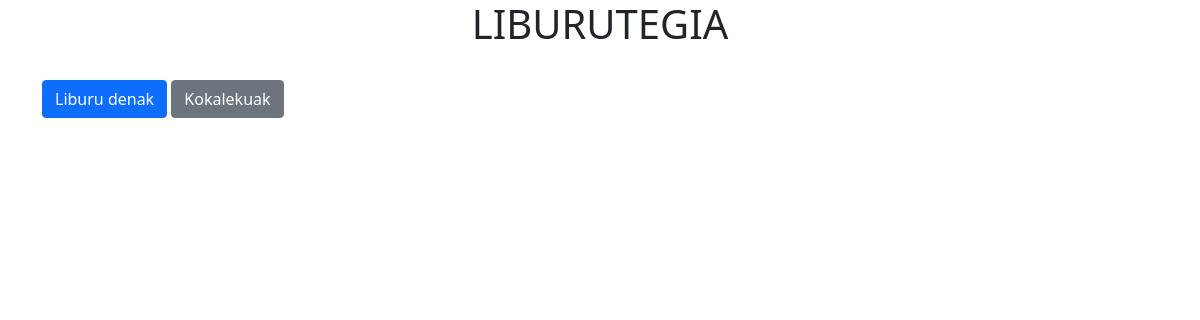
/liburutegia/, run on an earlier commit of the app's database.
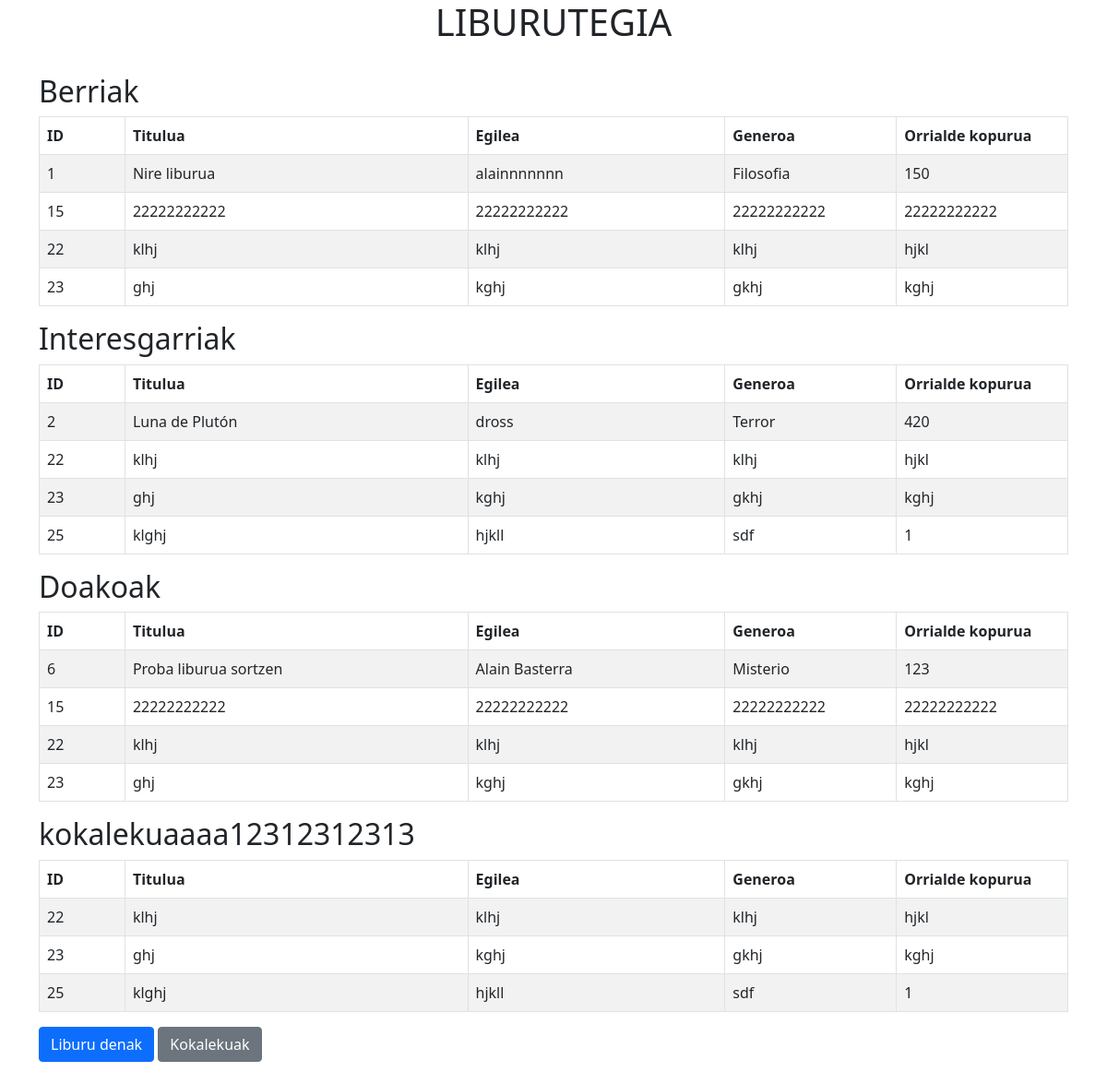
And on a later commit of the database.
### liburutegia/models.py (models this page shows, shortened)
class Kokalekua(models.Model):
    izena = models.CharField(max_length=250)
    pisua = models.CharField(max_length=2)
    sortua = models.DateTimeField(auto_now_add=True)

class Liburua(models.Model):
    titulua = models.CharField(max_length=250)
    egilea = models.CharField(max_length=50)
    orrialde_kopurua = models.CharField(max_length=6)
    generoa = models.CharField(max_length=100)

### liburutegia/views.py (the view)
# urls.py: path('', views.index, name='index'),
def index(request): #Kokalekuetan banatuta
    kokalekuak = Kokalekua.objects.all()
    data = []
    for kokalekua in kokalekuak:
        liburuak_kokalekuan = Liburua.objects.filter(liburukokalekua__kokalekua=kokalekua)
        data.append({
            'kokalekua': kokalekua,
            'liburuak': liburuak_kokalekuan,
        })
    return render(request, 'index.html', {'data': data})

### liburutegia/templates/index.html (shortened to what this page needs)
{% extends 'base.html' %}
{% block content %}
<div class="container">
    {% for datuak in data %}
    <h2>{{ datuak.kokalekua.izena }}</h2>
    <table class="table table-bordered table-striped">
        <thead>
        <tr>
            <th class="col-1">ID</th>
            <th class="col-4">Titulua</th>
            <th class="col-3">Egilea</th>
            <th class="col-2">Generoa</th>
            <th class="col-2">Orrialde kopurua</th>
        </tr>
        </thead>
        <tbody>
        {% for liburu in datuak.liburuak %}
        <tr>
            <td class="col-1">{{ liburu.id }}</td>
            <td class="col-4">{{ liburu.titulua }}</td>
            <td class="col-3">{{ liburu.egilea }}</td>
            <td class="col-2">{{ liburu.generoa }}</td>
            <td class="col-2">{{ liburu.orrialde_kopurua }}</td>
        </tr>
        {% empty %}
        <tr>
            <td colspan="5">Ez dago libururik.</td>
        </tr>
        {% endfor %}
        </tbody>
    </table>
    {% endfor %}
    <div class="row">
        <div class="col-6">
            <a href="/liburudenak" class="btn btn-primary">Liburu denak</a>
            <a href="/kokalekuak" class="btn btn-secondary">Kokalekuak</a>
        </div>
        <div class="col-6">
        </div>
    </div>
</div>
{% endblock content %}

What changed in the data, as far as the page shows it:
added Kokalekua: kokalekua.izena "Berriak"
now on this page (row edited): Liburua: id "1", titulua "Nire liburua", egilea "alainnnnnnn", generoa "Filosofia", orrialde_kopurua "150", shown under "Berriak"
added Liburua: id "15", titulua "22222222222", egilea "22222222222", generoa "22222222222", orrialde_kopurua "22222222222"
added Liburua: id "22", titulua "klhj", egilea "klhj", generoa "klhj", orrialde_kopurua "hjkl"
added Liburua: id "23", titulua "ghj", egilea "kghj", generoa "gkhj", orrialde_kopurua "kghj"
added Kokalekua: kokalekua.izena "Interesgarriak"
now on this page (row unchanged): Liburua: id "2", titulua "Luna de Plutón", egilea "dross", generoa "Terror", orrialde_kopurua "420", shown under "Interesgarriak"
added Liburua: id "25", titulua "klghj", egilea "hjkll", generoa "sdf", orrialde_kopurua "1"
added Kokalekua: kokalekua.izena "Doakoak"
added Liburua: id "6", titulua "Proba liburua sortzen", egilea "Alain Basterra", generoa "Misterio", orrialde_kopurua "123", shown under "Doakoak"
added Kokalekua: kokalekua.izena "kokalekuaaaa12312312313"
